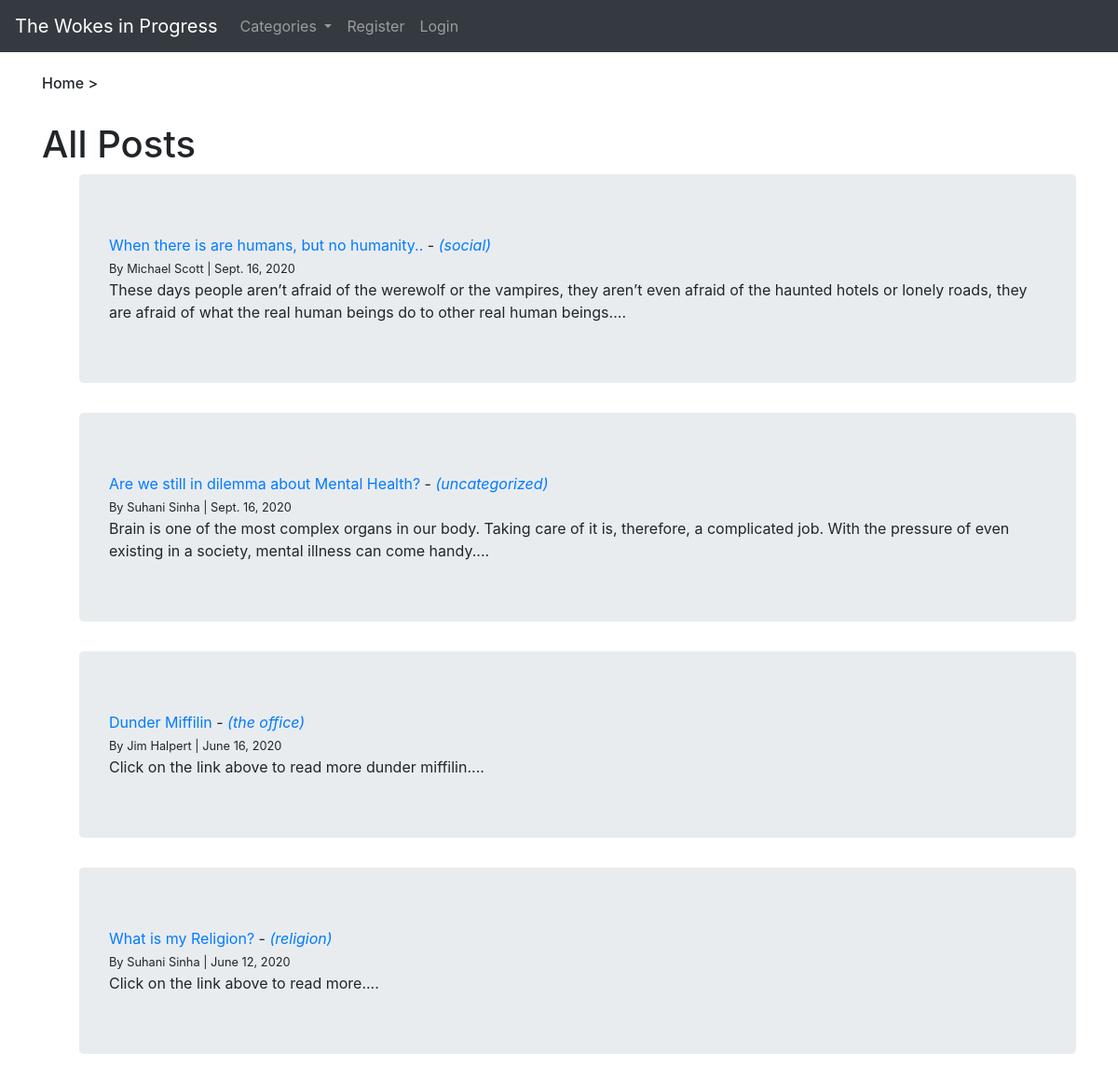
The page / on the database its author committed.
### blog/models.py (models this page shows, shortened)
class Post(models.Model):
    title = models.CharField(max_length=255)
    author = models.ForeignKey(User, on_delete=models.CASCADE)
    body = RichTextField(blank=True, null=True)
    article_snippet = models.CharField(max_length=255)
    post_date = models.DateField(auto_now_add=True)
    category = models.CharField(max_length=255, default='uncategorized')
    likes = models.ManyToManyField(User, related_name='blog_posts_likes')

### blog/views.py (the view)
# urls.py: path('', HomeView.as_view(), name='home'),
class HomeView(ListView):
    model = Post
    template_name = 'home.html'
    ordering = ['-id']
    def get_context_data(self, *args, **kwargs):
        cat_dropdown_menu = Category.objects.all()
        context = super(HomeView, self).get_context_data(*args, **kwargs)
        context['cat_dropdown_menu'] = cat_dropdown_menu
        return context

### blog/models.py (called while the page is built)
    def __str__(self):
        return self.name

### blog/templates/home.html
{% extends 'base.html'  %}
{% block content %}
<h6>Home ></h6><br>
<h1>All Posts</h1>
<ul style="list-style-type: none;">
{% for post in object_list %}
    <div class="jumbotron">
        <li><a href="{% url 'full-article' post.pk %}">{{post.title}}</a> - <i><a href="{% url 'category' post.category|slugify %}">({{ post.category }})</a></i><br>
            <small>By {{post.author.first_name}} {{post.author.last_name}} | {{ post.post_date}}</small><br>
            {{post.article_snippet}}...</li>
    </div>
{% endfor %}
</ul>
{% endblock %}

### rows shown on the page
Post: title "When there is are humans, but no humanity..", category "social", author.first_name "Michael", author.last_name "Scott", post_date "Sept. 16, 2020", article_snippet "These days people aren’t afraid of the werewolf or the vampires, they aren’t even afraid of the haunted hotels or lonely roads, they are afraid of what the real human beings do to other real human beings."
Post: title "Are we still in dilemma about Mental Health?", category "uncategorized", author.first_name "Suhani", author.last_name "Sinha", post_date "Sept. 16, 2020", article_snippet "Brain is one of the most complex organs in our body. Taking care of it is, therefore, a complicated job. With the pressure of even existing in a society, mental illness can come handy."
Post: title "Dunder Miffilin", category "the office", author.first_name "Jim", author.last_name "Halpert", post_date "June 16, 2020", article_snippet "Click on the link above to read more dunder miffilin."
Post: title "What is my Religion?", category "religion", author.first_name "Suhani", author.last_name "Sinha", post_date "June 12, 2020", article_snippet "Click on the link above to read more."
